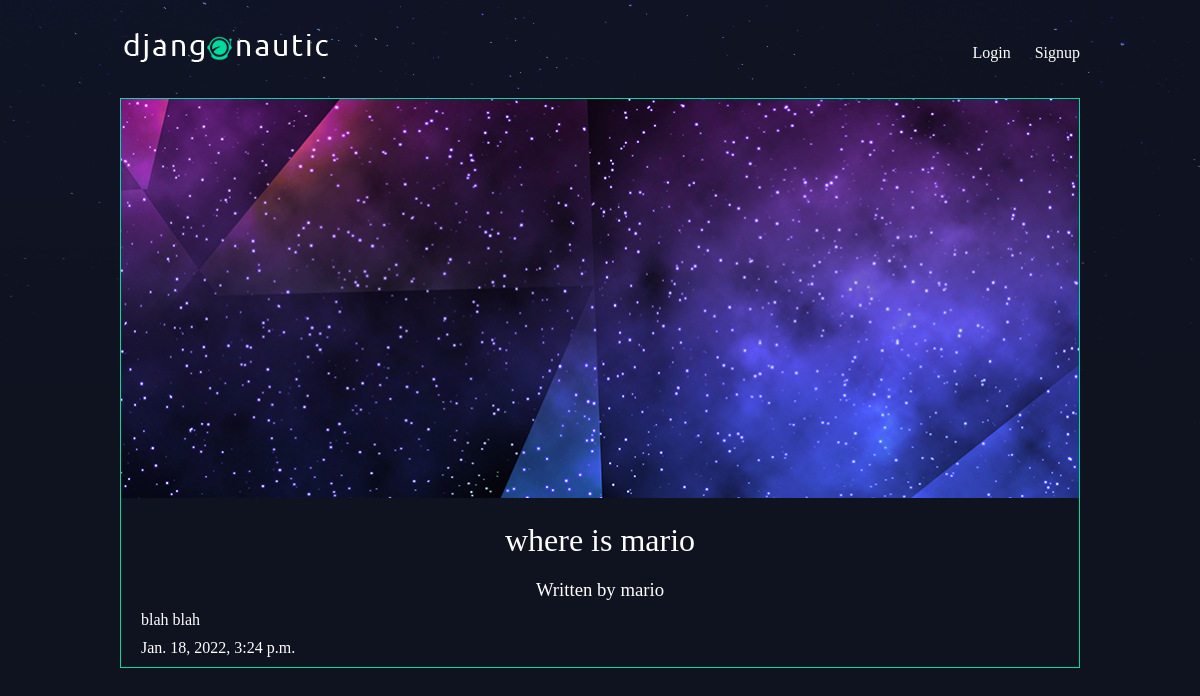
/articles/where-is-mario/, run on the app's committed database.
### articles/models.py (models this page shows, shortened)
class Article(models.Model):
    title = models.CharField(max_length=100)
    slug = models.SlugField()
    body = models.TextField()
    date = models.DateTimeField(auto_now_add=True)
    thumbnail = models.ImageField(blank=True, default='default.png')
    author = models.ForeignKey(User, default=None, on_delete=models.CASCADE)

### articles/views.py (the view)
# urls.py: path("<slug:slug>/", views.articleDetailView, name='detail'),
def articleDetailView(request, slug):
    article = Article.objects.get(slug = slug)
    return render(request, 'articles/articleDetail.html', {'article': article, 'title': article.title})

### articles/templates/articles/articleDetail.html
{% extends 'layout.html' %} {% block content %}
<div class="article-detail">
    <div class="article">
        <img src="{{article.thumbnail.url}}" alt="">
        <h2> {{article.title}} </h2>
        <h3>Written by {{article.author}} </h3>
        <p> {{article.body}} </p>
        <p> {{article.date}} </p>
    </div>
</div>
{% endblock %}

### assets/styles.css (style rules this page uses)
body { background-color: #0f121f; background-image: url(/static/stars.png); background-repeat: repeat-x; color: #fff; }
body * { font-family: Ubuntu; }
h1, h2, h3, h4, h5 { font-weight: normal; margin: 0; }
.article { padding: 10px; border: 1px solid #00dba0; position: relative; padding-bottom: 40px; }
.article h2 { font-size: 1.2em; }
.article-detail .article { padding: 0; }
.article-detail .article img { max-width: 100%; }
.article-detail .article h2 { text-align: center; margin: 20px auto; font-size: 2em }
.article-detail .article h3 { text-align: center; }
.article-detail .article p { margin: 10px 20px }

### data on the page
Article: thumbnail (picture), title "where is mario", author "mario", body "blah blah", date "Jan. 18, 2022, 3:24 p.m."
